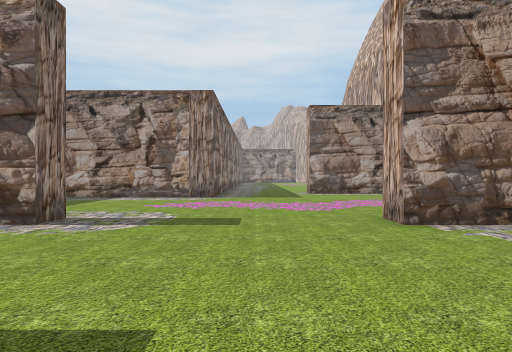
View 1 (above)

24 first-person views from a walk through a Unity game level. The camera is 1.3 m above the floor, looks level and sees 75° across. The floor is counted in squares, 2 m on a side. Each view is taken from the middle of a square. On the plan, view 1 faces up. The plan holds only what a view shows up to about 10 squares ahead; the rest is blank. The place goes on beyond the plan. The player is left out. Some animated figures are left out.

View 2
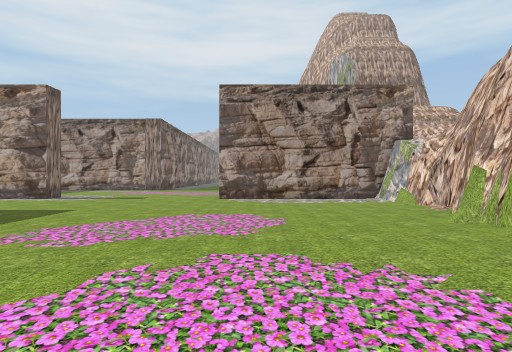

View 3
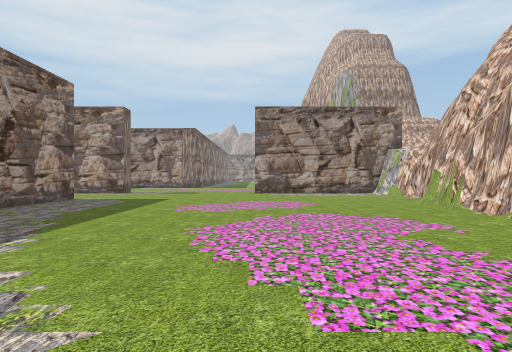

View 4
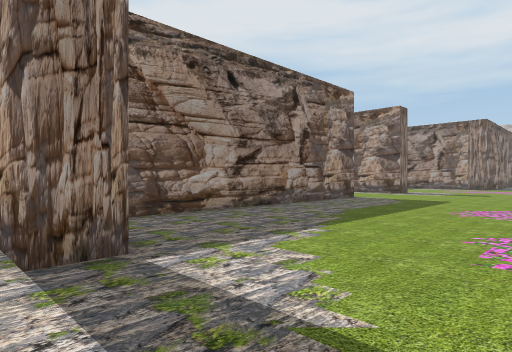

View 5
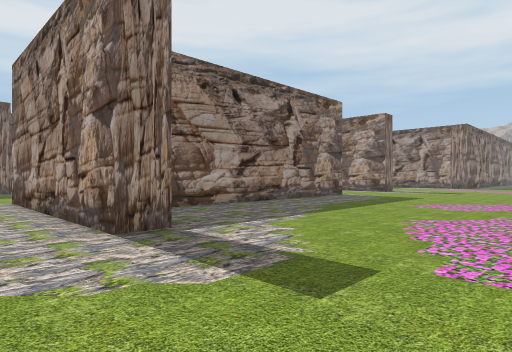

View 6
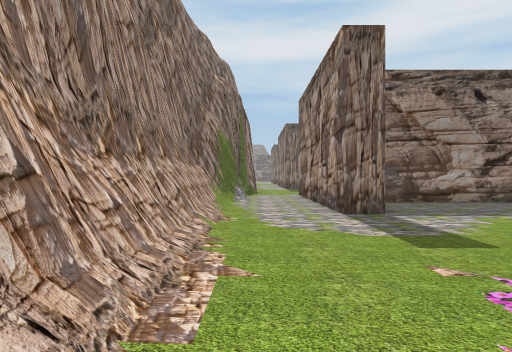

View 7
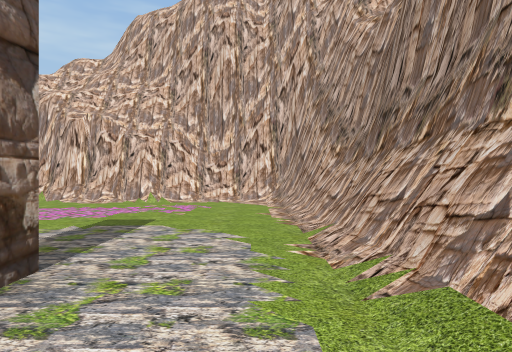

View 8
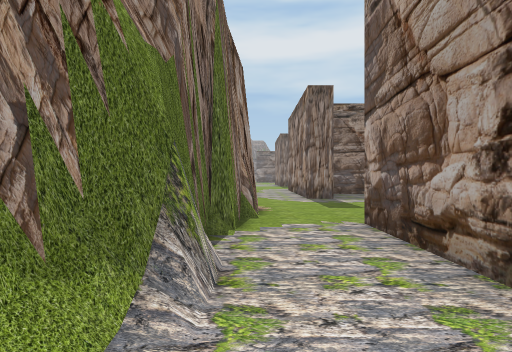

View 9
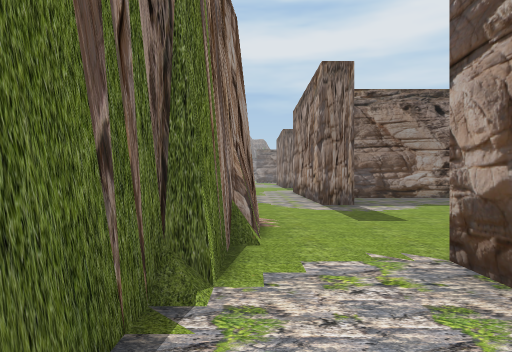

View 10
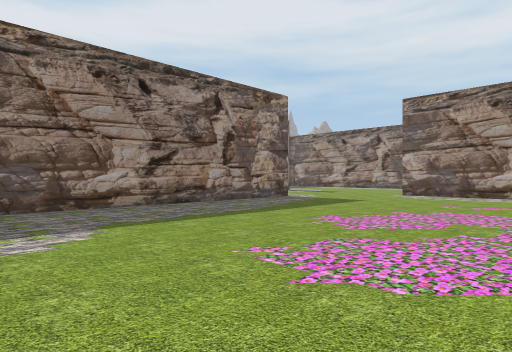

View 11
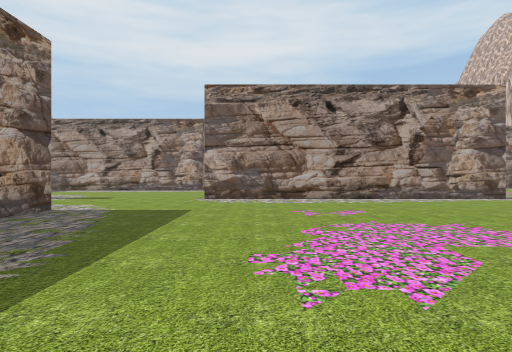

View 12
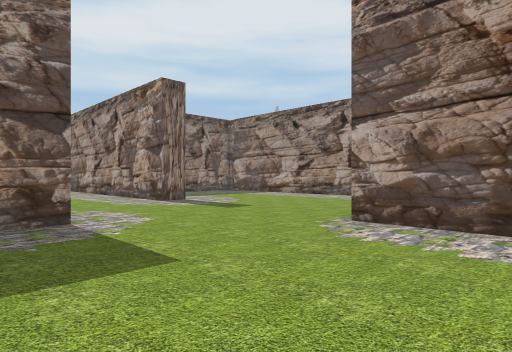

View 13
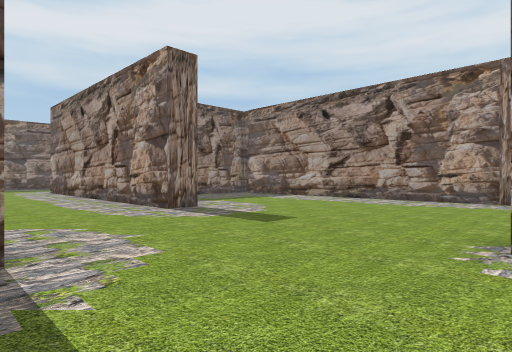

View 14
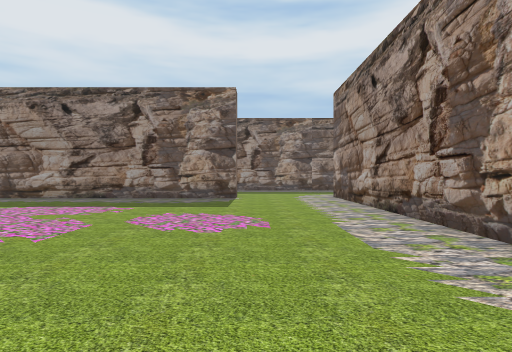

View 15
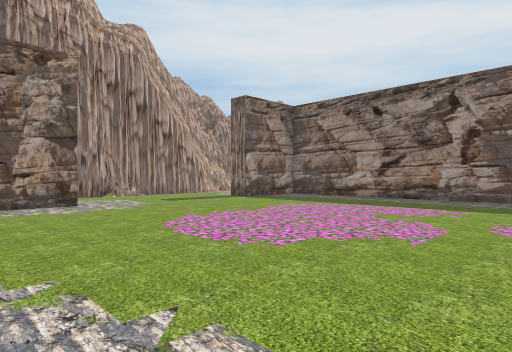

View 16
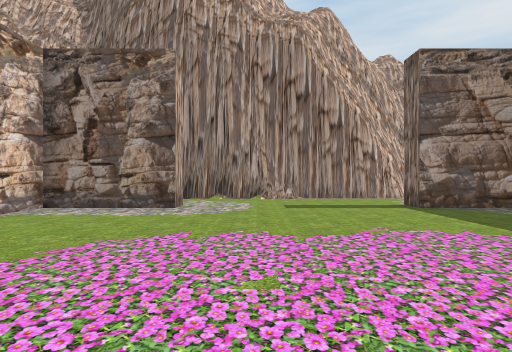

View 17
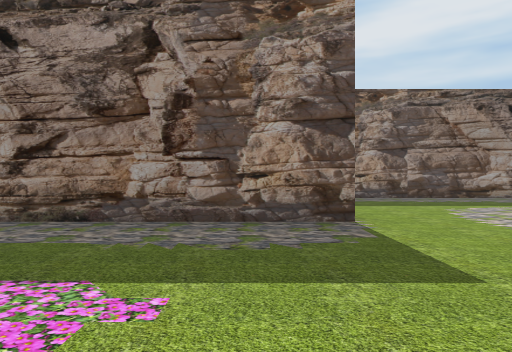

View 18
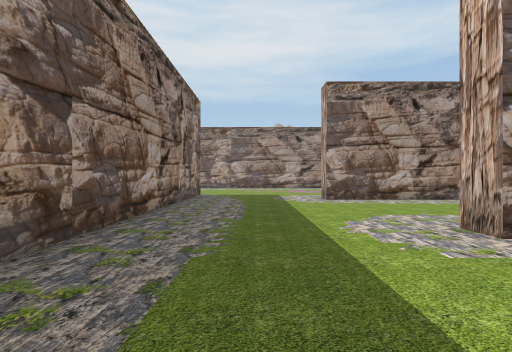

View 19
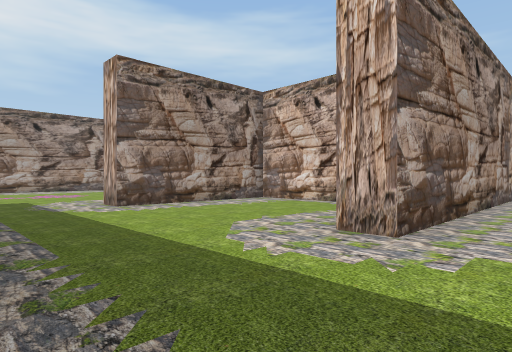

View 20
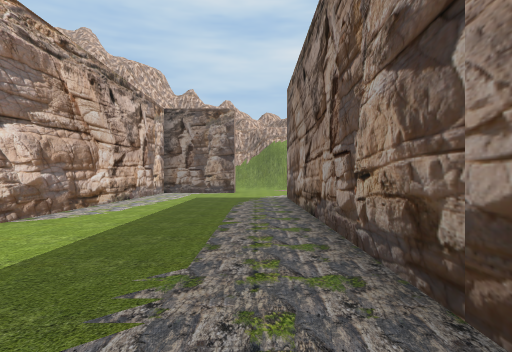

View 21
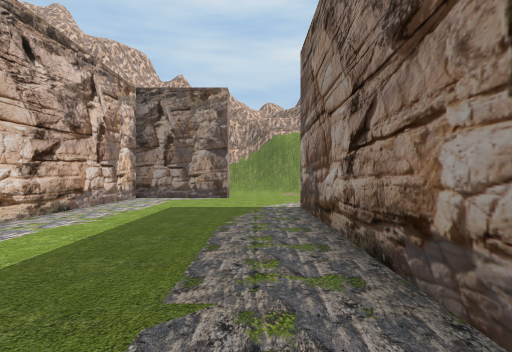

View 22
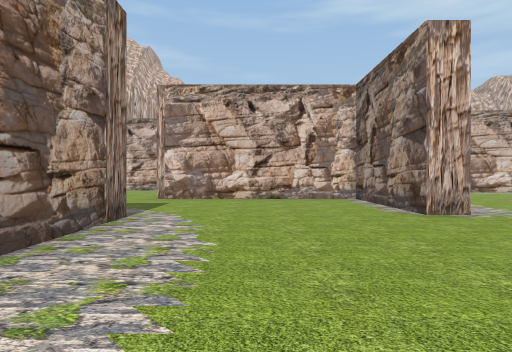

View 23
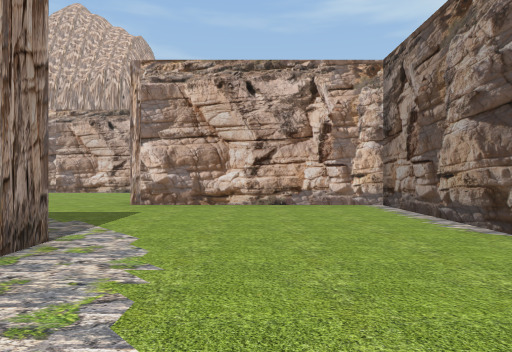

View 24
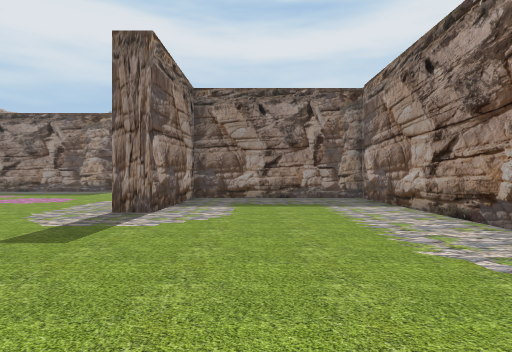

### Floor plan
Key: @ floor where view 1 was taken; # wall or solid block; . floor.
Columns run from 30 left of view 1 to 7 right of it. Each row starts with its distance up from view 1.
 13   ...                  ...
 12   ...                .....
 11 #...######         ......
 10 #........##########....#     .....
  9 #........#.............#  ........
  8 #........#.............#  ........
  7 #........#.............#  ........
  6 #......  #.............#   ......
  5 #....#########.....#########....######
  4 #....................................#
  3 #....................................#
  2 #....................................#
  1 #....#..........#.........#..........#
  0 #....#..........#........ #...@.....##
 -1 #....#..........#.......  #.........##
 -2 #....#..........#.......  #.........#
 -3 #....#..........#.......  #.........#
 -4 #....#..........#.......  #.........#
 -5 .....#..........#.......  #.........#
 -6 .....#..........#.......  #.........#
 -7 ..######.....######.....######......#
 -8         ......  ....................#
 -9        .......  ..... #.............#
-10        #######        ###############

Where each view was taken, in squares from view 1:
view 1: 0 up, 0 right, facing up
view 2: 5 down, 3 right, facing up
view 3: 8 down, 2 right, facing up
view 4: 8 down, 2 right, facing up-left
view 5: 9 down, 3 right, facing up-left
view 6: 9 down, 5 right, facing left
view 7: 9 down, 3 left, facing right
view 8: 9 down, 2 left, facing left
view 9: 9 down, 4 left, facing left
view 10: 7 down, 7 left, facing up-left
view 11: 5 down, 10 left, facing up
view 12: 0 up, 9 left, facing up-left
view 13: 1 up, 11 left, facing up-left
view 14: 2 up, 15 left, facing left
view 15: 1 up, 15 left, facing down-left
view 16: 0 up, 19 left, facing down
view 17: 0 up, 20 left, facing left
view 18: 1 up, 28 left, facing up
view 19: 3 up, 29 left, facing up-right
view 20: 6 up, 29 left, facing down
view 21: 3 up, 29 left, facing down
view 22: 8 up, 17 left, facing right
view 23: 8 up, 15 left, facing right
view 24: 7 up, 11 left, facing left
